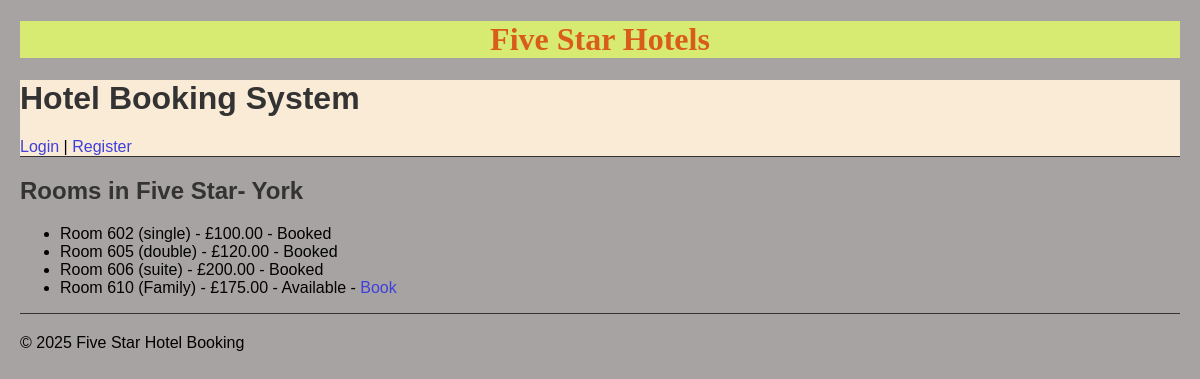
Page /booking/hotel/2/rooms/ on the committed database.
### booking/models.py (models this page shows, shortened)
class Hotel(models.Model):
    name = models.CharField(max_length=100)
    location = models.CharField(max_length=100)
    description = models.TextField()

class Room(models.Model):
    ROOM_TYPES = [
        ('single', 'Single'),
        ('double', 'Double'),
        ('suite', 'Suite'),
        ('family', 'Family'),
    ]
    hotel = models.ForeignKey(Hotel, on_delete=models.CASCADE, related_name='rooms')
    room_number = models.CharField(max_length=10)
    room_type = models.CharField(max_length=10, choices=ROOM_TYPES)
    price_per_night = models.DecimalField(max_digits=6, decimal_places=2)
    is_available = models.BooleanField(default=True)

### booking/views.py (the view)
# urls.py: path('hotel/<int:hotel_id>/rooms/', views.room_list, name='room_list'),
def room_list(request, hotel_id):
    hotel = get_object_or_404(Hotel, pk=hotel_id)
    rooms = hotel.rooms.all()
    return render(request, 'booking/room_list.html', {'hotel': hotel, 'rooms': rooms})

### booking/templates/booking/room_list.html
{% extends 'base.html' %}
{% block content %}
<h2>Rooms in {{ hotel.name }}</h2>
<ul>
  {% for room in rooms %}
    <li>
      Room {{ room.room_number }} ({{ room.room_type }}) - £{{ room.price_per_night }}
      {% if room.is_available %}
        - Available - <a href="{% url 'booking:book_room' room.id %}">Book</a>
      {% else %}
        - Booked
      {% endif %}
    </li>
  {% empty %}
    <li>No rooms available.</li>
  {% endfor %}
</ul>
{% endblock %}

### booking/static/css/style.css (style rules this page uses)
body { font-family: Arial, sans-serif; margin: 20px; background-color: hwb(0 64% 34%); }
h1, h2 { color: #333; }
a { text-decoration: none; color:#3f3fdb; }

### rows in the picture
Hotel: name "Five Star- York"
Room: room_number "602", room_type "single", price_per_night "100.00", is_available "- Booked"
Room: room_number "605", room_type "double", price_per_night "120.00", is_available "- Booked"
Room: room_number "606", room_type "suite", price_per_night "200.00", is_available "- Booked"
Room: room_number "610", room_type "Family", price_per_night "175.00", is_available "- Available -"
